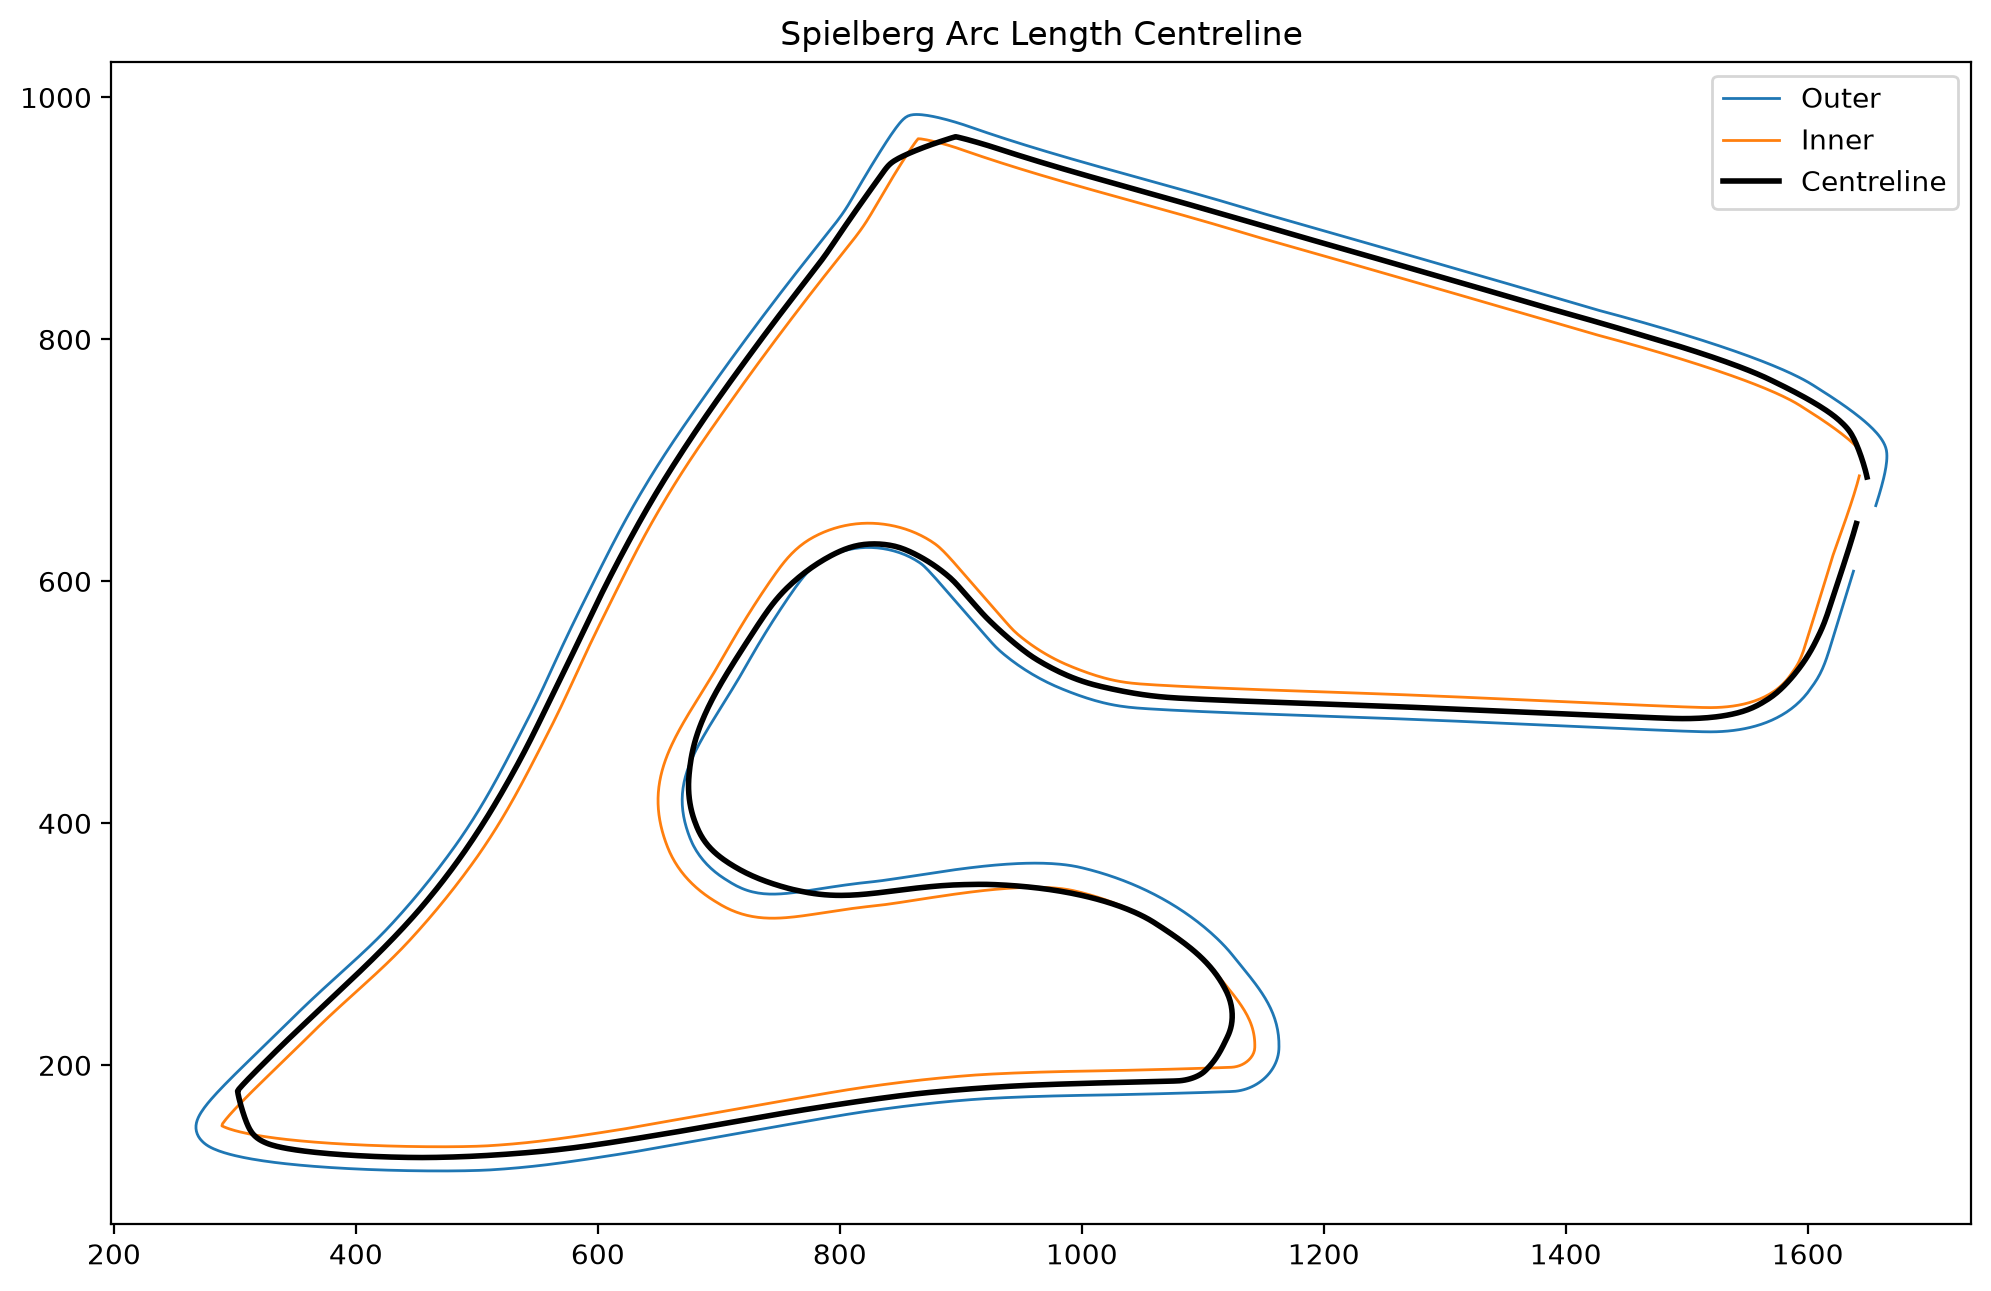

The script that saved this image:
from pathlib import Path
from svgpathtools import svg2paths

import numpy as np
import matplotlib.pyplot as plt

SVG_FILE = Path(
r"E:\Project_Shiftwright\external\racing-track-maps-vector\from-iracing\Road\spielberg\403-spielberg-gp\active.svg"
)

paths, _ = svg2paths(
    str(SVG_FILE)
)

path = paths[0]

N = 8000

pts = []

for i in range(N):

    p = path.point(
        i/(N-1)
    )

    pts.append([
        p.real,
        p.imag
    ])

pts = np.array(pts)

split_index = 4053
trim = 20

boundary_a = pts[:split_index]
boundary_b = pts[split_index:]

boundary_a = boundary_a[
    trim:-trim
]

boundary_b = boundary_b[
    trim:-trim
]

boundary_b = boundary_b[::-1]

def resample_curve(curve, n=2000):

    seg = np.linalg.norm(
        curve[1:] - curve[:-1],
        axis=1
    )

    cumulative = np.concatenate(
        (
            [0],
            np.cumsum(seg)
        )
    )

    target = np.linspace(
        0,
        cumulative[-1],
        n
    )

    x = np.interp(
        target,
        cumulative,
        curve[:,0]
    )

    y = np.interp(
        target,
        cumulative,
        curve[:,1]
    )

    return np.column_stack(
        [x,y]
    )

outer = resample_curve(
    boundary_a
)

inner = resample_curve(
    boundary_b
)

centre = (
    outer + inner
) / 2

plt.figure(
    figsize=(12,8)
)

plt.plot(
    outer[:,0],
    outer[:,1],
    linewidth=1,
    label="Outer"
)

plt.plot(
    inner[:,0],
    inner[:,1],
    linewidth=1,
    label="Inner"
)

plt.plot(
    centre[:,0],
    centre[:,1],
    linewidth=2,
    color="black",
    label="Centreline"
)

plt.gca().set_aspect(
    "equal"
)

plt.legend()

plt.title(
    "Spielberg Arc Length Centreline"
)

plt.savefig(
    "experiments/spielberg_arc_length_centreline.png",
    dpi=200,
    bbox_inches="tight"
)

print(
    "Saved: experiments/spielberg_arc_length_centreline.png"
)
